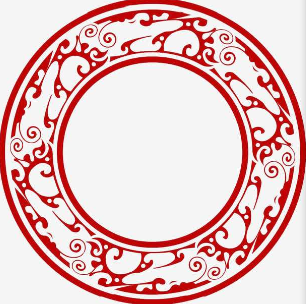
#> input picture 练习/图像处理进阶版/edge_detection/circle.png, 306 x 307 px
$ python '8.图像中圆环区域展开成为矩形长条（完整版）.py'
#> lines starting #> are read from the running program, lines starting #| are printed output that depends on the picture
# -*- coding: UTF-8 -*-
"""
@Project : pythonProject
@File    : 7.图像中圆环区域展开成为矩形长条.py
@IDE     : PyCharm
@Author  : FengHuohuo
@Date    : 2022/6/18 13:35
@Function：
"""
import cv2
import numpy as np
from PIL import Image
import math

# 通过圆得到矩形
def get_huan_by_circle(img, circle_center, radius, radius_width):
    # 建立一张空白图像，高为radius_width（圆环厚度）， 宽为圆环周长
    black_img = np.zeros((radius_width, int(2 * radius * math.pi), 3), dtype='uint8')
    for row in range(0, black_img.shape[0]):
        for col in range(0, black_img.shape[1]):
            theta = math.pi * 2 / black_img.shape[1] * (col + 1)  # +origin_theta
            rho = radius - row - 1
            p_x = int(circle_center[0] + rho * math.sin(theta) + 0.5) - 1
            p_y = int(circle_center[1] - rho * math.cos(theta) + 0.5) - 1

            black_img[row, col, :] = img[p_y, p_x, :]
    return black_img


img = cv2.imread('circle.png')
#> img is the input picture: shape (307, 306, 3); mean B, G, R 192.7, 192.5, 229.9
img_rec = get_huan_by_circle(img, (153, 153), 153, 75)
#> after the loop in get_huan_by_circle, `for row in range(0, black_img.shape[0]):`:
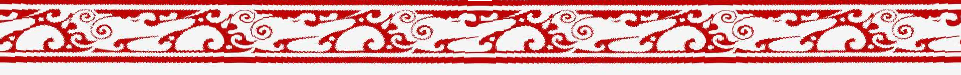
#> black_img: shape (75, 961, 3); mean B, G, R 162.6, 162.3, 221.3

cv2.imshow("rec", img_rec)
cv2.waitKey(0)
cv2.destroyAllWindows()

# [23 lines of commented-out code are left out]
